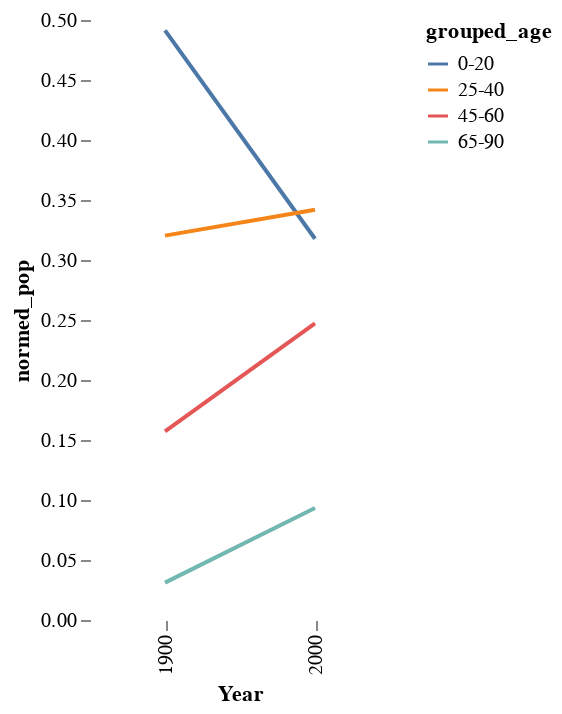

The notebook cell saved with this chart:
### Code cell
alt.Chart(new_df).mark_line().encode(x='Year:O',y='normed_pop',color='grouped_age').properties(width=150).configure_view(strokeWidth=0).configure_axis(grid=False, domain=False)

### Figure 1 — Vega-Lite specification as saved in the notebook (floating-point values rounded to 4 significant figures)
{"config": {"view": {"continuousWidth": 400, "continuousHeight": 300, "strokeWidth": 0}, "axis": {"domain": false, "grid": false}}, "data": {"name": "data-d9a3fd3360466ac32eb6af4f123832fd"}, "mark": "line", "encoding": {"color": {"field": "grouped_age", "type": "nominal"}, "x": {"field": "Year", "type": "ordinal"}, "y": {"field": "normed_pop", "type": "quantitative"}}, "width": 150, "$schema": "https://vega.github.io/schema/vega-lite/v5.2.0.json", "datasets": {"data-d9a3fd3360466ac32eb6af4f123832fd": [{"grouped_age": "0-20", "Year": 1900, "Age": 10.0, "Sex": 3.0, "People": 8229000.0, "no_csum": 25650000.0, "norm": 0.3363, "norm_pop": 0.8936, "people_per_hundred": 11.0, "normed_pop": 0.4914}, {"grouped_age": "0-20", "Year": 2000, "Age": 10.0, "Sex": 3.0, "People": 19850000.0, "no_csum": 59680000.0, "norm": 0.2121, "norm_pop": 0.8588, "people_per_hundred": 7.0, "normed_pop": 0.3177}, {"grouped_age": "25-40", "Year": 1900, "Age": 32.5, "Sex": 3.0, "People": 5364000.0, "no_csum": 55520000.0, "norm": 0.728, "norm_pop": 0.5825, "people_per_hundred": 7.25, "normed_pop": 0.3203}, {"grouped_age": "25-40", "Year": 2000, "Age": 32.5, "Sex": 3.0, "People": 21360000.0, "no_csum": 150900000.0, "norm": 0.5363, "norm_pop": 0.9241, "people_per_hundred": 7.5, "normed_pop": 0.3418}, {"grouped_age": "45-60", "Year": 1900, "Age": 52.5, "Sex": 3.0, "People": 2633000.0, "no_csum": 69920000.0, "norm": 0.9168, "norm_pop": 0.2859, "people_per_hundred": 3.5, "normed_pop": 0.1572}, {"grouped_age": "45-60", "Year": 2000, "Age": 52.5, "Sex": 3.0, "People": 15440000.0, "no_csum": 227300000.0, "norm": 0.8077, "norm_pop": 0.6683, "people_per_hundred": 5.5, "normed_pop": 0.2472}, {"grouped_age": "65-90", "Year": 1900, "Age": 77.5, "Sex": 3.0, "People": 521600.0, "no_csum": 75710000.0, "norm": 0.9928, "norm_pop": 0.05664, "people_per_hundred": 0.6667, "normed_pop": 0.03114}, {"grouped_age": "65-90", "Year": 2000, "Age": 77.5, "Sex": 3.0, "People": 5830000.0, "no_csum": 271800000.0, "norm": 0.9658, "norm_pop": 0.2523, "people_per_hundred": 2.0, "normed_pop": 0.09331}]}}
